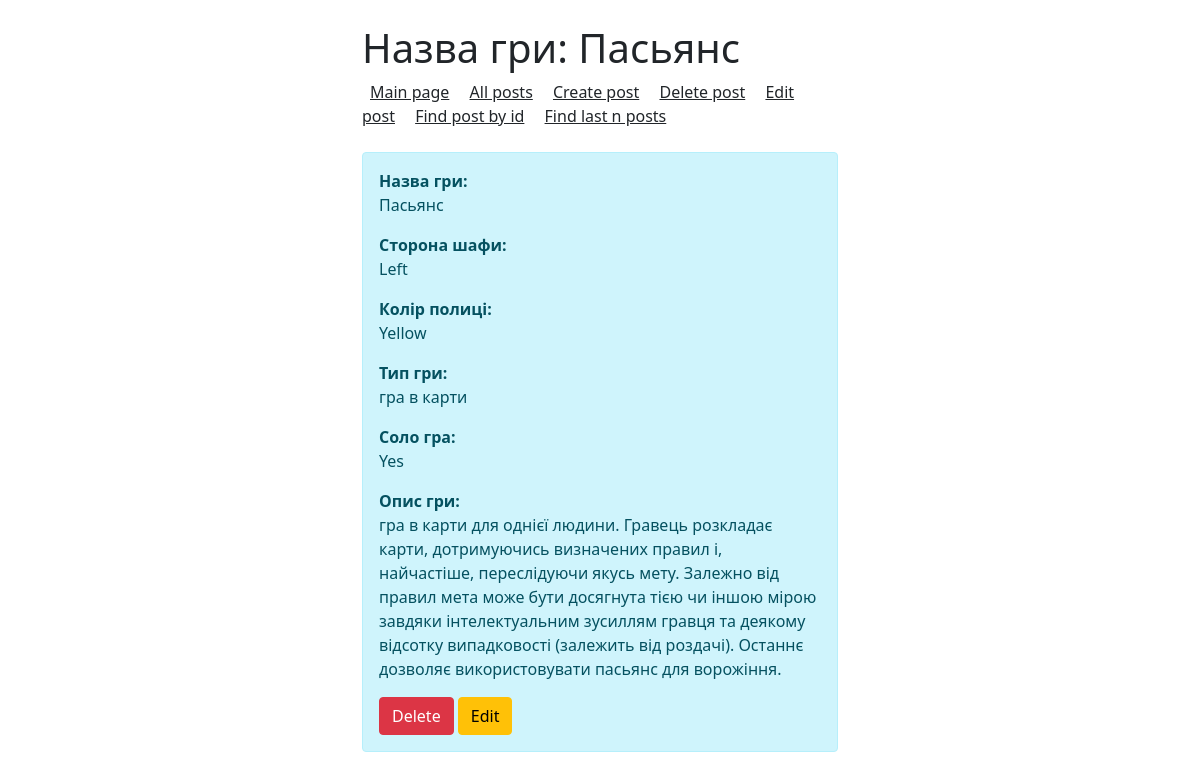
/posts/1, run on the app's committed database.
### app.py (models this page shows, shortened)
class Article(db.Model):
    id = db.Column(db.Integer, primary_key=True)
    side = db.Column(db.String(100), nullable=False)
    color = db.Column(db.String(100), nullable=False)
    type = db.Column(db.String(100), nullable=False)
    people = db.Column(db.String(100), nullable=False)
    title = db.Column(db.String(100), nullable=False)
    description = db.Column(db.Text, nullable=False)
    date = db.Column(db.DateTime, default=datetime.utcnow)

### app.py (the view)
@app.route('/posts/<int:id>')
def post_detail(id):
   article = Article.query.get(id)
   return render_template ("posts_detail.html", article=article)

### templates/posts_detail.html (shortened to what this page needs)
<!doctype html>
<html lang="en">
<head>
    <link rel="stylesheet" href="https://cdn.jsdelivr.net/npm/bootstrap@5.1.1/dist/css/bootstrap.min.css">
</head>
<body>
<div class="container mt-4 col-md-5">
<h1>Назва гри: {{ article.title }}</h1>
<a class="p-2 text-dark" href="/">Main page</a>
<a class="p-2 text-dark" href="/posts">All posts</a>
<a class="p-2 text-dark" href="/create-article">Create post</a>
<a class="p-2 text-dark" href="/posts">Delete post</a>
<a class="p-2 text-dark" href="/posts">Edit post</a>
<a class="p-2 text-dark" href="/find_id">Find post by id</a>
<a class="p-2 text-dark" href="/find_last">Find last n posts</a><br><br>
<div class="alert alert-info">
    <p><b>Назва гри:</b><br> {{ article.title }}</p>
    <p><b>Сторона шафи:</b><br> {{ article.side }}</p>
    <p><b>Колір полиці:</b><br> {{ article.color }}</p>
    <p><b>Тип гри:</b><br> {{ article.type }}</p>
    <p><b>Соло гра:</b><br> {{ article.people }}</p>
    <p><b>Опис гри:</b><br> {{ article.description }}</p>
    <a href="/posts/{{ article.id }}/delete" class="btn btn-danger">Delete</a>
    <a href="/posts/{{ article.id }}/posts_update" class="btn btn-warning">Edit</a>
</div>
</div>
</body>
</html>

### data on the page
Article: title "Пасьянс", side "Left", color "Yellow", type "гра в карти", people "Yes", description "гра в карти для однієї людини. Гравець розкладає карти, дотримуючись визначених правил і, найчастіше, переслідуючи якусь мету. Залежно від правил мета може бути досягнута тією чи іншою мірою завдяки інтелектуальним зусиллям гравця та деякому відсотку випадковості (залежить від роздачі). Останнє дозволяє використовувати пасьянс для ворожіння."
